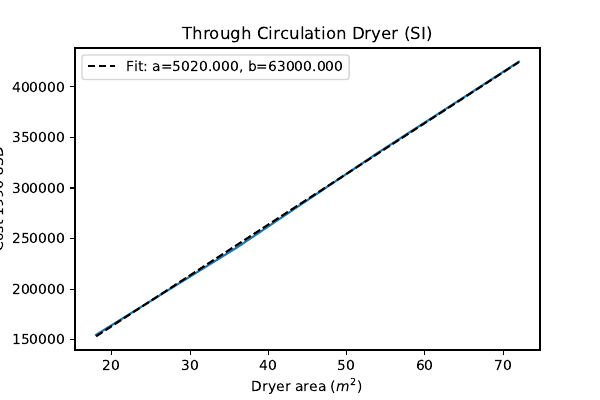

This figure's Python source:
import matplotlib.pyplot as plt
import numpy as np
from scipy.optimize import curve_fit


inch_to_m = 0.0254


#Perry Table 12-23
wide = 2.4
lenght = np.array([7.5, 15, 22.5, 30])
area = lenght*wide

cost_m2_1996 = np.array([8600, 6700, 6200, 5900])
cost_m2_1996 = cost_m2_1996*area

##def dryer_cost(xdata, a):
##    return (a**xdata) #Negative exp function
#
##def dryer_cost(xdata, a, b, c, d):
##    return a*xdata*xdata*xdata+b*xdata*xdata+c*xdata+d #Third order poly
#
#def dryer_cost(xdata, a, b, c):
#    return a*xdata*xdata+b*xdata+c #Second order poly

def dryer_cost(xdata, a, b):
    return a*xdata+b #First order poly

#
##def dryer_cost(xdata, a, b, c, d, e):
##    return a*xdata*xdata*xdata*xdata+b*xdata*xdata*xdata+c*xdata*xdata+d*xdata+e #Fourth order poly
#
##def dryer_cost(xdata, a, b, c):
##    return a/(1+((xdata)*b)**(c)) #Sigmoidal function
#
##def dryer_cost(xdata, a, b):
##    return a*(np.tanh(xdata))+b #-tanh function (hyperbolic)
#
# Meters
plt.figure()
parameters_dryer_cost_m, cov_dryer_cost_m = curve_fit(dryer_cost, area, cost_m2_1996)
#
plt.plot(area, cost_m2_1996)
plt.plot(area, dryer_cost(area, *parameters_dryer_cost_m), 'k--', label='Fit: a=%5.3f, b=%5.3f' % tuple(parameters_dryer_cost_m)) #label='Fit: a=%5.3f, b=%5.3f, c=%5.3f' % tuple(parameters_StrYield)
plt.legend(loc='upper left')
plt.title('Through Circulation Dryer (SI)')
plt.xlabel("Dryer area $ (m^{2}) $")
plt.ylabel('Cost 1996 USD')
plt.savefig("Through_Circulation_Dryer_cost.pdf")


    
